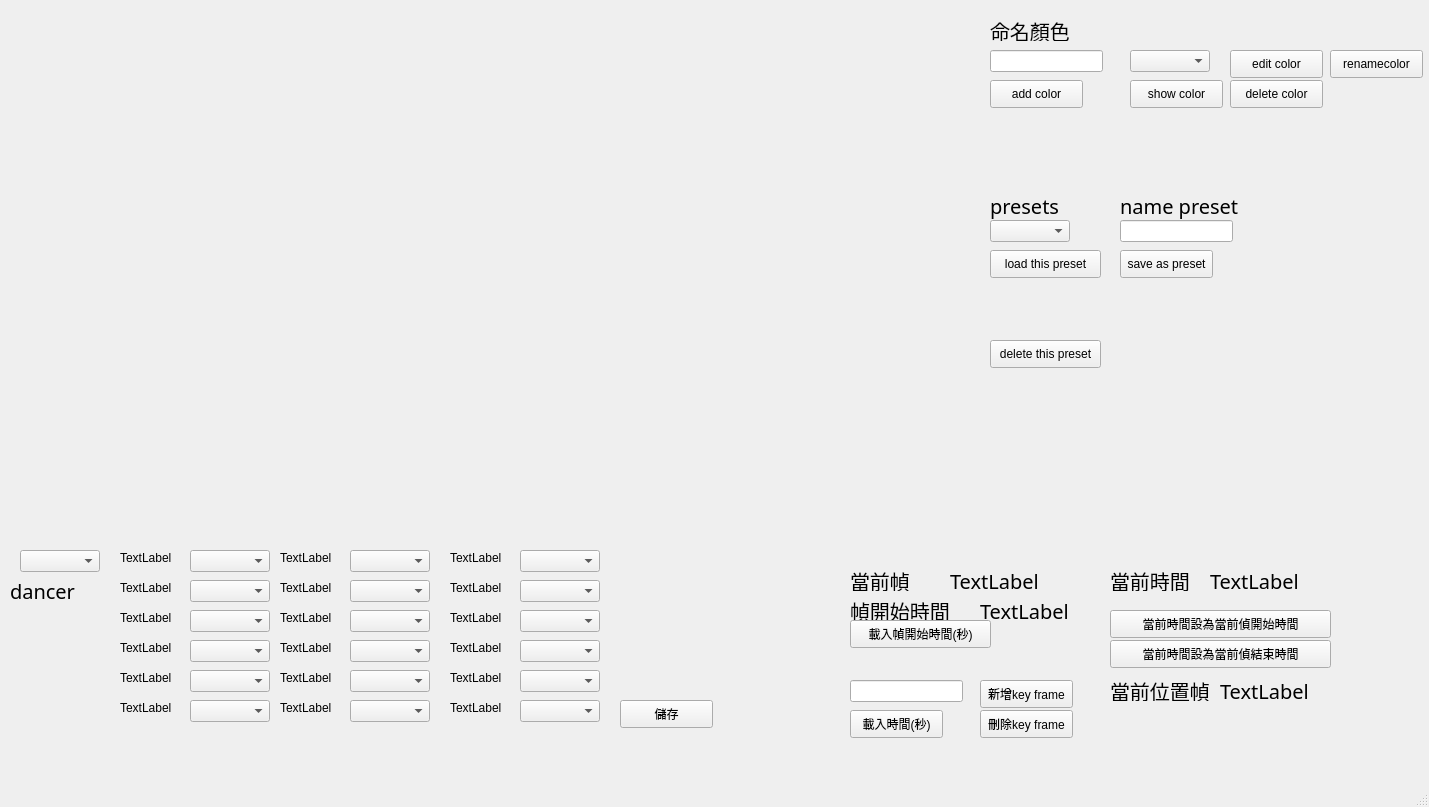
<?xml version="1.0" encoding="UTF-8"?>
<ui version="4.0">
 <class>MainWindow</class>
 <widget class="QMainWindow" name="MainWindow">
  <property name="geometry">
   <rect>
    <x>0</x>
    <y>0</y>
    <width>1429</width>
    <height>807</height>
   </rect>
  </property>
  <property name="windowTitle">
   <string>MainWindow</string>
  </property>
  <widget class="QWidget" name="centralwidget">
   <widget class="QComboBox" name="color0">
    <property name="geometry">
     <rect>
      <x>190</x>
      <y>550</y>
      <width>80</width>
      <height>22</height>
     </rect>
    </property>
   </widget>
   <widget class="QComboBox" name="color1">
    <property name="geometry">
     <rect>
      <x>190</x>
      <y>580</y>
      <width>80</width>
      <height>22</height>
     </rect>
    </property>
   </widget>
   <widget class="QLabel" name="part0">
    <property name="geometry">
     <rect>
      <x>120</x>
      <y>550</y>
      <width>58</width>
      <height>15</height>
     </rect>
    </property>
    <property name="text">
     <string>TextLabel</string>
    </property>
   </widget>
   <widget class="QLabel" name="part1">
    <property name="geometry">
     <rect>
      <x>120</x>
      <y>580</y>
      <width>58</width>
      <height>15</height>
     </rect>
    </property>
    <property name="text">
     <string>TextLabel</string>
    </property>
   </widget>
   <widget class="QComboBox" name="color3">
    <property name="geometry">
     <rect>
      <x>190</x>
      <y>640</y>
      <width>80</width>
      <height>22</height>
     </rect>
    </property>
   </widget>
   <widget class="QLabel" name="part2">
    <property name="geometry">
     <rect>
      <x>120</x>
      <y>610</y>
      <width>58</width>
      <height>15</height>
     </rect>
    </property>
    <property name="text">
     <string>TextLabel</string>
    </property>
   </widget>
   <widget class="QLabel" name="part3">
    <property name="geometry">
     <rect>
      <x>120</x>
      <y>640</y>
      <width>58</width>
      <height>15</height>
     </rect>
    </property>
    <property name="text">
     <string>TextLabel</string>
    </property>
   </widget>
   <widget class="QComboBox" name="color2">
    <property name="geometry">
     <rect>
      <x>190</x>
      <y>610</y>
      <width>80</width>
      <height>22</height>
     </rect>
    </property>
   </widget>
   <widget class="QComboBox" name="color5">
    <property name="geometry">
     <rect>
      <x>190</x>
      <y>700</y>
      <width>80</width>
      <height>22</height>
     </rect>
    </property>
   </widget>
   <widget class="QLabel" name="part4">
    <property name="geometry">
     <rect>
      <x>120</x>
      <y>670</y>
      <width>58</width>
      <height>15</height>
     </rect>
    </property>
    <property name="text">
     <string>TextLabel</string>
    </property>
   </widget>
   <widget class="QLabel" name="part5">
    <property name="geometry">
     <rect>
      <x>120</x>
      <y>700</y>
      <width>58</width>
      <height>15</height>
     </rect>
    </property>
    <property name="text">
     <string>TextLabel</string>
    </property>
   </widget>
   <widget class="QComboBox" name="color4">
    <property name="geometry">
     <rect>
      <x>190</x>
      <y>670</y>
      <width>80</width>
      <height>22</height>
     </rect>
    </property>
   </widget>
   <widget class="QComboBox" name="color11">
    <property name="geometry">
     <rect>
      <x>350</x>
      <y>700</y>
      <width>80</width>
      <height>22</height>
     </rect>
    </property>
   </widget>
   <widget class="QComboBox" name="color7">
    <property name="geometry">
     <rect>
      <x>350</x>
      <y>580</y>
      <width>80</width>
      <height>22</height>
     </rect>
    </property>
   </widget>
   <widget class="QComboBox" name="color8">
    <property name="geometry">
     <rect>
      <x>350</x>
      <y>610</y>
      <width>80</width>
      <height>22</height>
     </rect>
    </property>
   </widget>
   <widget class="QLabel" name="part11">
    <property name="geometry">
     <rect>
      <x>280</x>
      <y>700</y>
      <width>58</width>
      <height>15</height>
     </rect>
    </property>
    <property name="text">
     <string>TextLabel</string>
    </property>
   </widget>
   <widget class="QLabel" name="part6">
    <property name="geometry">
     <rect>
      <x>280</x>
      <y>550</y>
      <width>58</width>
      <height>15</height>
     </rect>
    </property>
    <property name="text">
     <string>TextLabel</string>
    </property>
   </widget>
   <widget class="QLabel" name="part10">
    <property name="geometry">
     <rect>
      <x>280</x>
      <y>670</y>
      <width>58</width>
      <height>15</height>
     </rect>
    </property>
    <property name="text">
     <string>TextLabel</string>
    </property>
   </widget>
   <widget class="QLabel" name="part8">
    <property name="geometry">
     <rect>
      <x>280</x>
      <y>610</y>
      <width>58</width>
      <height>15</height>
     </rect>
    </property>
    <property name="text">
     <string>TextLabel</string>
    </property>
   </widget>
   <widget class="QLabel" name="part9">
    <property name="geometry">
     <rect>
      <x>280</x>
      <y>640</y>
      <width>58</width>
      <height>15</height>
     </rect>
    </property>
    <property name="text">
     <string>TextLabel</string>
    </property>
   </widget>
   <widget class="QLabel" name="part7">
    <property name="geometry">
     <rect>
      <x>280</x>
      <y>580</y>
      <width>58</width>
      <height>15</height>
     </rect>
    </property>
    <property name="text">
     <string>TextLabel</string>
    </property>
   </widget>
   <widget class="QComboBox" name="color9">
    <property name="geometry">
     <rect>
      <x>350</x>
      <y>640</y>
      <width>80</width>
      <height>22</height>
     </rect>
    </property>
   </widget>
   <widget class="QComboBox" name="color10">
    <property name="geometry">
     <rect>
      <x>350</x>
      <y>670</y>
      <width>80</width>
      <height>22</height>
     </rect>
    </property>
   </widget>
   <widget class="QComboBox" name="color6">
    <property name="geometry">
     <rect>
      <x>350</x>
      <y>550</y>
      <width>80</width>
      <height>22</height>
     </rect>
    </property>
   </widget>
   <widget class="QPushButton" name="save">
    <property name="geometry">
     <rect>
      <x>620</x>
      <y>700</y>
      <width>93</width>
      <height>28</height>
     </rect>
    </property>
    <property name="text">
     <string>儲存</string>
    </property>
   </widget>
   <widget class="QPushButton" name="newframe">
    <property name="geometry">
     <rect>
      <x>980</x>
      <y>680</y>
      <width>93</width>
      <height>28</height>
     </rect>
    </property>
    <property name="text">
     <string>新增key frame</string>
    </property>
   </widget>
   <widget class="QPushButton" name="delframe">
    <property name="geometry">
     <rect>
      <x>980</x>
      <y>710</y>
      <width>93</width>
      <height>28</height>
     </rect>
    </property>
    <property name="text">
     <string>刪除key frame</string>
    </property>
   </widget>
   <widget class="QWidget" name="html" native="true">
    <property name="geometry">
     <rect>
      <x>20</x>
      <y>10</y>
      <width>961</width>
      <height>521</height>
     </rect>
    </property>
   </widget>
   <widget class="QLabel" name="nowtime">
    <property name="geometry">
     <rect>
      <x>1210</x>
      <y>570</y>
      <width>111</width>
      <height>21</height>
     </rect>
    </property>
    <property name="font">
     <font>
      <family>微軟正黑體</family>
      <pointsize>15</pointsize>
     </font>
    </property>
    <property name="text">
     <string>TextLabel</string>
    </property>
   </widget>
   <widget class="QLabel" name="nowframe">
    <property name="geometry">
     <rect>
      <x>950</x>
      <y>570</y>
      <width>121</width>
      <height>21</height>
     </rect>
    </property>
    <property name="font">
     <font>
      <family>微軟正黑體</family>
      <pointsize>15</pointsize>
     </font>
    </property>
    <property name="text">
     <string>TextLabel</string>
    </property>
   </widget>
   <widget class="QLabel" name="nowframetime">
    <property name="geometry">
     <rect>
      <x>980</x>
      <y>600</y>
      <width>121</width>
      <height>21</height>
     </rect>
    </property>
    <property name="font">
     <font>
      <family>微軟正黑體</family>
      <pointsize>15</pointsize>
     </font>
    </property>
    <property name="text">
     <string>TextLabel</string>
    </property>
   </widget>
   <widget class="QLabel" name="nowframetime_2">
    <property name="geometry">
     <rect>
      <x>1110</x>
      <y>570</y>
      <width>121</width>
      <height>21</height>
     </rect>
    </property>
    <property name="font">
     <font>
      <family>微軟正黑體</family>
      <pointsize>15</pointsize>
     </font>
    </property>
    <property name="text">
     <string>當前時間</string>
    </property>
   </widget>
   <widget class="QLabel" name="nowframetime_3">
    <property name="geometry">
     <rect>
      <x>850</x>
      <y>570</y>
      <width>121</width>
      <height>21</height>
     </rect>
    </property>
    <property name="font">
     <font>
      <family>微軟正黑體</family>
      <pointsize>15</pointsize>
     </font>
    </property>
    <property name="text">
     <string>當前幀</string>
    </property>
   </widget>
   <widget class="QLabel" name="nowframetime_4">
    <property name="geometry">
     <rect>
      <x>850</x>
      <y>600</y>
      <width>121</width>
      <height>21</height>
     </rect>
    </property>
    <property name="font">
     <font>
      <family>微軟正黑體</family>
      <pointsize>15</pointsize>
     </font>
    </property>
    <property name="text">
     <string>幀開始時間</string>
    </property>
   </widget>
   <widget class="QLineEdit" name="colorname">
    <property name="geometry">
     <rect>
      <x>990</x>
      <y>50</y>
      <width>113</width>
      <height>22</height>
     </rect>
    </property>
   </widget>
   <widget class="QComboBox" name="colors">
    <property name="geometry">
     <rect>
      <x>1130</x>
      <y>50</y>
      <width>80</width>
      <height>22</height>
     </rect>
    </property>
   </widget>
   <widget class="QPushButton" name="addcolor">
    <property name="geometry">
     <rect>
      <x>990</x>
      <y>80</y>
      <width>93</width>
      <height>28</height>
     </rect>
    </property>
    <property name="text">
     <string>add color</string>
    </property>
   </widget>
   <widget class="QPushButton" name="delcolor">
    <property name="geometry">
     <rect>
      <x>1230</x>
      <y>80</y>
      <width>93</width>
      <height>28</height>
     </rect>
    </property>
    <property name="text">
     <string>delete color</string>
    </property>
   </widget>
   <widget class="QPushButton" name="showcolor">
    <property name="geometry">
     <rect>
      <x>1130</x>
      <y>80</y>
      <width>93</width>
      <height>28</height>
     </rect>
    </property>
    <property name="text">
     <string>show color</string>
    </property>
   </widget>
   <widget class="QWidget" name="colorpreview" native="true">
    <property name="geometry">
     <rect>
      <x>1130</x>
      <y>120</y>
      <width>81</width>
      <height>31</height>
     </rect>
    </property>
   </widget>
   <widget class="QComboBox" name="Dancers">
    <property name="geometry">
     <rect>
      <x>20</x>
      <y>550</y>
      <width>80</width>
      <height>22</height>
     </rect>
    </property>
   </widget>
   <widget class="QLabel" name="dancernow">
    <property name="geometry">
     <rect>
      <x>10</x>
      <y>580</y>
      <width>111</width>
      <height>21</height>
     </rect>
    </property>
    <property name="font">
     <font>
      <family>微軟正黑體</family>
      <pointsize>15</pointsize>
     </font>
    </property>
    <property name="text">
     <string>dancer</string>
    </property>
   </widget>
   <widget class="QLabel" name="text">
    <property name="geometry">
     <rect>
      <x>990</x>
      <y>20</y>
      <width>121</width>
      <height>21</height>
     </rect>
    </property>
    <property name="font">
     <font>
      <family>微軟正黑體</family>
      <pointsize>15</pointsize>
     </font>
    </property>
    <property name="text">
     <string>命名顏色</string>
    </property>
   </widget>
   <widget class="QLabel" name="nowframetime_5">
    <property name="geometry">
     <rect>
      <x>1120</x>
      <y>190</y>
      <width>151</width>
      <height>31</height>
     </rect>
    </property>
    <property name="font">
     <font>
      <family>微軟正黑體</family>
      <pointsize>15</pointsize>
     </font>
    </property>
    <property name="text">
     <string>name preset</string>
    </property>
   </widget>
   <widget class="QLineEdit" name="presetname">
    <property name="geometry">
     <rect>
      <x>1120</x>
      <y>220</y>
      <width>113</width>
      <height>22</height>
     </rect>
    </property>
   </widget>
   <widget class="QComboBox" name="presets">
    <property name="geometry">
     <rect>
      <x>990</x>
      <y>220</y>
      <width>80</width>
      <height>22</height>
     </rect>
    </property>
   </widget>
   <widget class="QPushButton" name="savepreset">
    <property name="geometry">
     <rect>
      <x>1120</x>
      <y>250</y>
      <width>93</width>
      <height>28</height>
     </rect>
    </property>
    <property name="text">
     <string>save as preset</string>
    </property>
   </widget>
   <widget class="QPushButton" name="delpreset">
    <property name="geometry">
     <rect>
      <x>990</x>
      <y>340</y>
      <width>111</width>
      <height>28</height>
     </rect>
    </property>
    <property name="text">
     <string>delete this preset</string>
    </property>
   </widget>
   <widget class="QLabel" name="nowframetime_6">
    <property name="geometry">
     <rect>
      <x>990</x>
      <y>190</y>
      <width>151</width>
      <height>31</height>
     </rect>
    </property>
    <property name="font">
     <font>
      <family>微軟正黑體</family>
      <pointsize>15</pointsize>
     </font>
    </property>
    <property name="text">
     <string>presets</string>
    </property>
   </widget>
   <widget class="QPushButton" name="loadpreset">
    <property name="geometry">
     <rect>
      <x>990</x>
      <y>250</y>
      <width>111</width>
      <height>28</height>
     </rect>
    </property>
    <property name="text">
     <string>load this preset</string>
    </property>
   </widget>
   <widget class="QLineEdit" name="settime">
    <property name="geometry">
     <rect>
      <x>850</x>
      <y>680</y>
      <width>113</width>
      <height>22</height>
     </rect>
    </property>
   </widget>
   <widget class="QPushButton" name="settimebtn">
    <property name="geometry">
     <rect>
      <x>850</x>
      <y>710</y>
      <width>93</width>
      <height>28</height>
     </rect>
    </property>
    <property name="text">
     <string>載入時間(秒)</string>
    </property>
   </widget>
   <widget class="QLabel" name="part12">
    <property name="geometry">
     <rect>
      <x>450</x>
      <y>550</y>
      <width>58</width>
      <height>15</height>
     </rect>
    </property>
    <property name="text">
     <string>TextLabel</string>
    </property>
   </widget>
   <widget class="QLabel" name="part17">
    <property name="geometry">
     <rect>
      <x>450</x>
      <y>700</y>
      <width>58</width>
      <height>15</height>
     </rect>
    </property>
    <property name="text">
     <string>TextLabel</string>
    </property>
   </widget>
   <widget class="QComboBox" name="color17">
    <property name="geometry">
     <rect>
      <x>520</x>
      <y>700</y>
      <width>80</width>
      <height>22</height>
     </rect>
    </property>
   </widget>
   <widget class="QComboBox" name="color15">
    <property name="geometry">
     <rect>
      <x>520</x>
      <y>640</y>
      <width>80</width>
      <height>22</height>
     </rect>
    </property>
   </widget>
   <widget class="QLabel" name="part15">
    <property name="geometry">
     <rect>
      <x>450</x>
      <y>640</y>
      <width>58</width>
      <height>15</height>
     </rect>
    </property>
    <property name="text">
     <string>TextLabel</string>
    </property>
   </widget>
   <widget class="QComboBox" name="color13">
    <property name="geometry">
     <rect>
      <x>520</x>
      <y>580</y>
      <width>80</width>
      <height>22</height>
     </rect>
    </property>
   </widget>
   <widget class="QLabel" name="part14">
    <property name="geometry">
     <rect>
      <x>450</x>
      <y>610</y>
      <width>58</width>
      <height>15</height>
     </rect>
    </property>
    <property name="text">
     <string>TextLabel</string>
    </property>
   </widget>
   <widget class="QLabel" name="part16">
    <property name="geometry">
     <rect>
      <x>450</x>
      <y>670</y>
      <width>58</width>
      <height>15</height>
     </rect>
    </property>
    <property name="text">
     <string>TextLabel</string>
    </property>
   </widget>
   <widget class="QComboBox" name="color14">
    <property name="geometry">
     <rect>
      <x>520</x>
      <y>610</y>
      <width>80</width>
      <height>22</height>
     </rect>
    </property>
   </widget>
   <widget class="QComboBox" name="color16">
    <property name="geometry">
     <rect>
      <x>520</x>
      <y>670</y>
      <width>80</width>
      <height>22</height>
     </rect>
    </property>
   </widget>
   <widget class="QLabel" name="part13">
    <property name="geometry">
     <rect>
      <x>450</x>
      <y>580</y>
      <width>58</width>
      <height>15</height>
     </rect>
    </property>
    <property name="text">
     <string>TextLabel</string>
    </property>
   </widget>
   <widget class="QComboBox" name="color12">
    <property name="geometry">
     <rect>
      <x>520</x>
      <y>550</y>
      <width>80</width>
      <height>22</height>
     </rect>
    </property>
   </widget>
   <widget class="QPushButton" name="loadframestarttime">
    <property name="geometry">
     <rect>
      <x>850</x>
      <y>620</y>
      <width>141</width>
      <height>28</height>
     </rect>
    </property>
    <property name="text">
     <string>載入幀開始時間(秒)</string>
    </property>
   </widget>
   <widget class="QPushButton" name="set_frame_start_bynowtime">
    <property name="geometry">
     <rect>
      <x>1110</x>
      <y>610</y>
      <width>221</width>
      <height>28</height>
     </rect>
    </property>
    <property name="text">
     <string>當前時間設為當前偵開始時間</string>
    </property>
   </widget>
   <widget class="QPushButton" name="set_frame_end_bynowtime">
    <property name="geometry">
     <rect>
      <x>1110</x>
      <y>640</y>
      <width>221</width>
      <height>28</height>
     </rect>
    </property>
    <property name="text">
     <string>當前時間設為當前偵結束時間</string>
    </property>
   </widget>
   <widget class="QPushButton" name="editcolor">
    <property name="geometry">
     <rect>
      <x>1230</x>
      <y>50</y>
      <width>93</width>
      <height>28</height>
     </rect>
    </property>
    <property name="text">
     <string>edit color</string>
    </property>
   </widget>
   <widget class="QPushButton" name="renamecolor">
    <property name="geometry">
     <rect>
      <x>1330</x>
      <y>50</y>
      <width>93</width>
      <height>28</height>
     </rect>
    </property>
    <property name="text">
     <string>renamecolor</string>
    </property>
   </widget>
   <widget class="QLabel" name="nowframetime_7">
    <property name="geometry">
     <rect>
      <x>1110</x>
      <y>680</y>
      <width>121</width>
      <height>21</height>
     </rect>
    </property>
    <property name="font">
     <font>
      <family>微軟正黑體</family>
      <pointsize>15</pointsize>
     </font>
    </property>
    <property name="text">
     <string>當前位置幀</string>
    </property>
   </widget>
   <widget class="QLabel" name="nowpos">
    <property name="geometry">
     <rect>
      <x>1220</x>
      <y>680</y>
      <width>111</width>
      <height>21</height>
     </rect>
    </property>
    <property name="font">
     <font>
      <family>微軟正黑體</family>
      <pointsize>15</pointsize>
     </font>
    </property>
    <property name="text">
     <string>TextLabel</string>
    </property>
   </widget>
  </widget>
  <widget class="QMenuBar" name="menubar">
   <property name="geometry">
    <rect>
     <x>0</x>
     <y>0</y>
     <width>1429</width>
     <height>21</height>
    </rect>
   </property>
  </widget>
  <widget class="QStatusBar" name="statusbar"/>
 </widget>
 <resources/>
 <connections/>
</ui>
